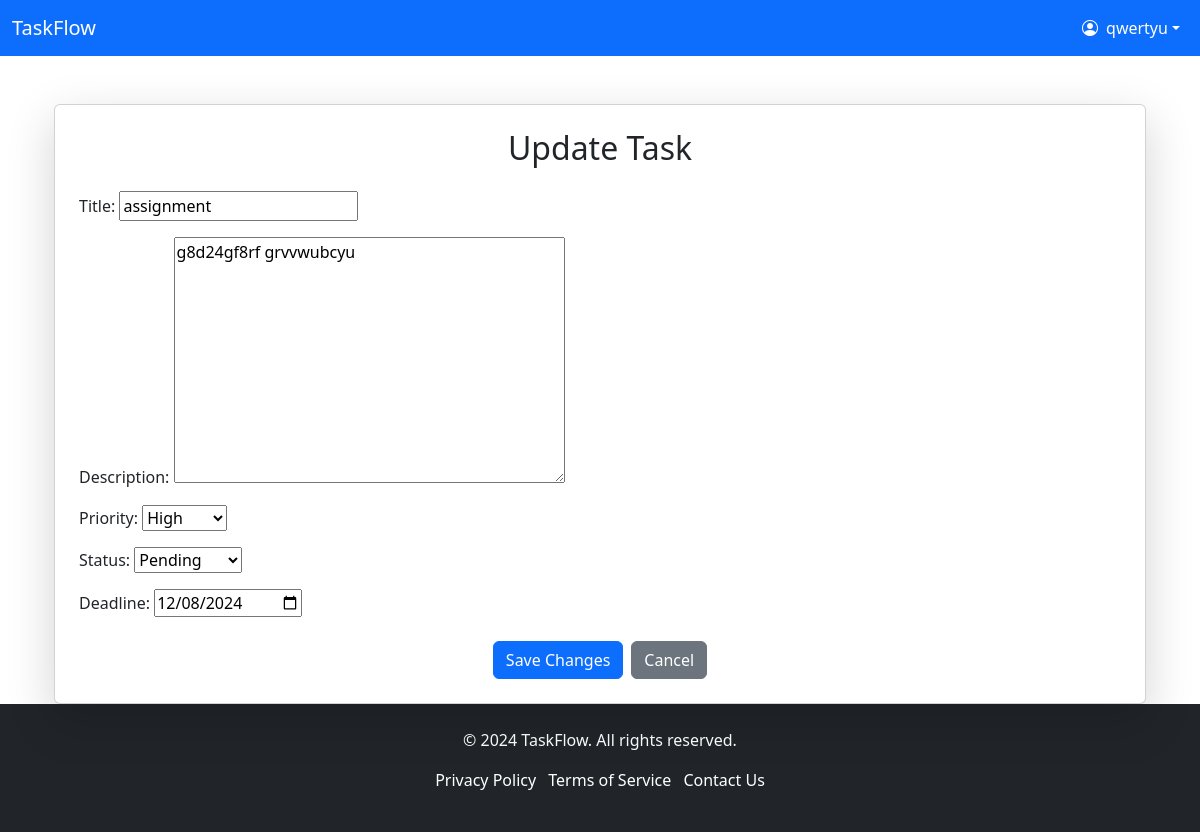
Page /task/3/update/ (signed in) on the committed database.
### tasks/models.py (models this page shows, shortened)
class Task(models.Model):
    PRIORITY_CHOICES = [
        ('H', 'High'),
        ('M', 'Medium'),
        ('L', 'Low'),
    ]
    STATUS_CHOICES = [
        ('P', 'Pending'),
        ('IP', 'In Progress'),
        ('C', 'Completed'),
    ]
    user = models.ForeignKey(User, on_delete=models.CASCADE)
    title = models.CharField(max_length=200)
    description = models.TextField()
    priority = models.CharField(max_length=1, choices=PRIORITY_CHOICES)
    status = models.CharField(max_length=2, choices=STATUS_CHOICES, default='P')
    deadline = models.DateField()

### tasks/views.py (the view)
# urls.py: path('task/<int:task_id>/update/', views.update_task, name='update_task'),
@login_required
def update_task(request, task_id):
    task = get_object_or_404(Task, id=task_id)
    if request.method == 'POST':
        form = TaskForm(request.POST, instance=task)
        if form.is_valid():
            form.save()
            return redirect('dashboard')
    else:
        form = TaskForm(instance=task)
    return render(request, 'update_task.html', {'form': form, 'task': task})

### tasks/forms.py
class TaskForm(forms.ModelForm):
    class Meta:
        model = Task
        fields = ['title', 'description', 'priority', 'status', 'deadline']
        widgets = {
            'deadline': forms.DateInput(attrs={'type': 'date'}),
        }

### tasks/templates/update_task.html (shortened to what this page needs)
{% extends 'base.html' %}
{% block content %}
<div class="container mt-5">
    <div class="card shadow-lg p-4">
        <h2 class="text-center mb-4">Update Task</h2>
        <form method="post">
            {{ form.as_p }}
            <div class="d-flex justify-content-center mt-4">
                <button type="submit" class="btn btn-primary">Save Changes</button>
                <a href="{% url 'dashboard' %}" class="btn btn-secondary ms-2">Cancel</a>
            </div>
        </form>
    </div>
</div>
{% endblock %}

### tasks/templates/base.html (shortened to what this page needs)
<!DOCTYPE html>
<html lang="en">
<head>
    {% load static %}
    <link rel="stylesheet" href="{% static 'css/bootstrap/css/bootstrap.min.css' %}" >
    <link href="https://cdn.jsdelivr.net/npm/bootstrap-icons/font/bootstrap-icons.css" rel="stylesheet">
</head>
<body>
    <nav class="navbar navbar-expand-lg navbar-dark bg-primary">
        <div class="container-fluid">
            <a class="navbar-brand" href="{% url 'index' %}">TaskFlow</a>
            <div class="collapse navbar-collapse" id="navbarNav">
                <ul class="navbar-nav ms-auto">
                    {% if user.is_authenticated %}
                       <li class="nav-item dropdown">
                        <a class="nav-link dropdown-toggle d-flex align-items-center" href="#" id="userDropdown" role="button">
                            <i class="bi bi-person-circle me-2"></i> {{ user.username }}
                        </a>
                    </li>
                    {% else %}
                        <li class="nav-item"><a class="nav-link" href="{% url 'login' %}">Login</a></li>
                        <li class="nav-item"><a class="nav-link" href="{% url 'register' %}">Register</a></li>
                    {% endif %}
                </ul>
            </div>
        </div>
    </nav>
    <div class="container mt-4">
        {% block content %}
        {% endblock %}
    </div>
    <footer class="bg-dark text-white py-4">
        <div class="container text-center">
            <p>&copy; 2024 TaskFlow. All rights reserved.</p>
            <ul class="list-inline">
                <li class="list-inline-item"><a href="#" class="text-white text-decoration-none">Privacy Policy</a></li>
                <li class="list-inline-item"><a href="#" class="text-white text-decoration-none">Terms of Service</a></li>
                <li class="list-inline-item"><a href="{% url 'contact us' %}" class="text-white text-decoration-none" >Contact Us</a></li>
            </ul>
        </div>
    </footer>
</body>
</html>

### tasks/templates/base.html (style rules this page uses)
.navbar { background-color: #007bff; }
.navbar-brand, .nav-link, .dropdown-item { color: #ffffff !important; }
footer { background-color: #f8f9fa; padding: 20px 0; }

### rows in the picture
Task: title "assignment", description "g8d24gf8rf grvvwubcyu", priority "High", status "Pending", deadline "12/08/2024"

### other values in the picture
{{ user.username }} "qwertyu"
